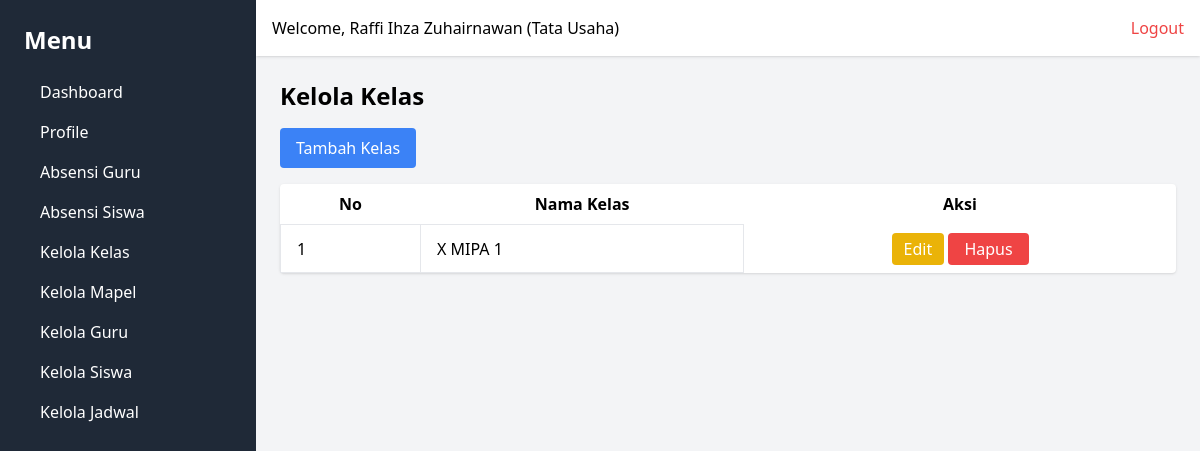
The page /kelas/ (signed in) on the database as committed earlier.
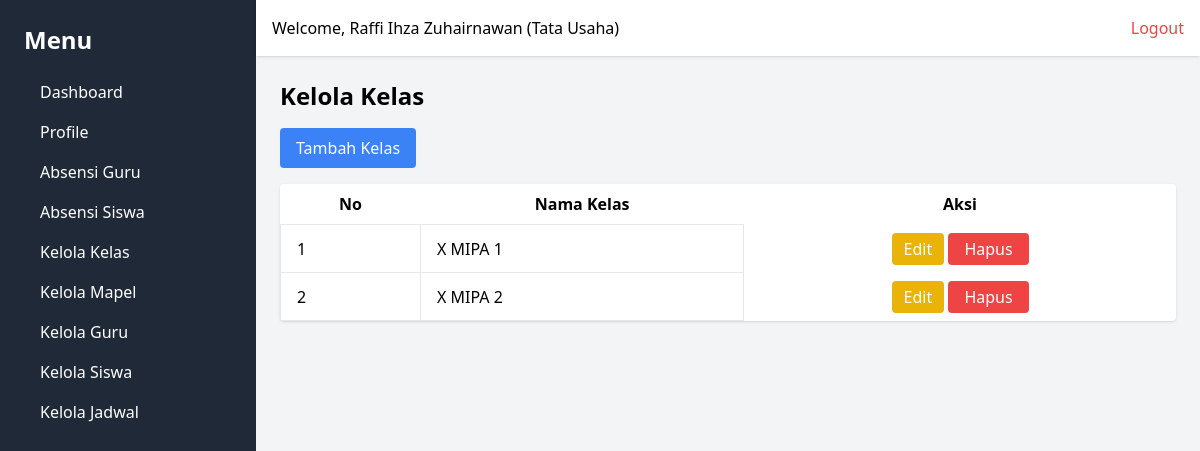
The same page on the database as committed later.
### webabsensi/models.py (models this page shows, shortened)
class Class(models.Model):
    nama_kelas = models.CharField(max_length=50, unique=True)
    created_at = models.DateTimeField(auto_now_add=True)
    updated_at = models.DateTimeField(auto_now=True)

### webabsensi/views.py (the view)
        def wrapper(request, *args, **kwargs):
            user_id = request.session.get('user_id')
            if not user_id:
                messages.error(request, 'Anda harus login terlebih dahulu.')
                return redirect('login')
            user = User.objects.get(id=request.session['user_id'])
            if user.role not in allowed_roles:
                return render(request, '403.html', {'message': 'Anda tidak memiliki izin untuk mengakses halaman ini.'})
            request.user = user  # Tambahkan user ke request agar dapat digunakan di template
            return view_func(request, *args, **kwargs)

### webabsensi/views.py (called while the page is built)
def role_required(allowed_roles):
    def decorator(view_func):
        def wrapper(request, *args, **kwargs):
            user_id = request.session.get('user_id')
            if not user_id:
                messages.error(request, 'Anda harus login terlebih dahulu.')
                return redirect('login')
            user = User.objects.get(id=request.session['user_id'])
            if user.role not in allowed_roles:
                return render(request, '403.html', {'message': 'Anda tidak memiliki izin untuk mengakses halaman ini.'})
            request.user = user  # Tambahkan user ke request agar dapat digunakan di template
            return view_func(request, *args, **kwargs)
        return wrapper
    return decorator

@role_required(['Tata Usaha', 'Kepala Sekolah'])
def manage_classes(request):
    classes = Class.objects.all()
    user = User.objects.get(id=request.session['user_id'])
    context = {
        'classes': classes,
        'user': user,
    }
    return render(request, 'classes/manage_classes.html', context)

### webabsensi/templates/classes/manage_classes.html (shortened to what this page needs)
{% extends "base.html" %}
{% block content %}
<h1 class="text-2xl font-bold mb-4">Kelola Kelas</h1>
<a href="{% url 'add_class' %}" class="bg-blue-500 text-white px-4 py-2 rounded mb-4 inline-block">Tambah Kelas</a>
<table class="table-auto w-full bg-white shadow rounded">
    <thead>
        <tr>
            <th class="px-4 py-2">No</th>
            <th class="px-4 py-2">Nama Kelas</th>
            <th class="px-4 py-2">Aksi</th>
        </tr>
    </thead>
    <tbody>
        {% for kelas in classes %}
        <tr>
            <td class="border px-4 py-2">{{ forloop.counter }}</td>
            <td class="border px-4 py-2">{{ kelas.nama_kelas }}</td>
            <td class="px-4 py-2 text-center">
                <a href="{% url 'edit_class' kelas.id %}"
                   class="bg-yellow-500 text-white px-3 py-1 rounded hover:bg-yellow-600 inline-block">
                    Edit
                </a>
                <form action="{% url 'delete_class' kelas.id %}" method="post" class="inline" id="delete-form-{{ kelas.id }}">
                    <button type="button" class="bg-red-500 text-white py-1 px-4 rounded hover:bg-red-600" onclick="confirmDelete({{ kelas.id }})">Hapus</button>
                </form>
            </td>
        </tr>
        {% empty %}
        <tr>
            <td colspan="3" class="text-center py-4">Tidak ada data kelas.</td>
        </tr>
        {% endfor %}
    </tbody>
</table>
{% endblock %}

Rows that differ between the two databases and show on the page:
added Class: nama_kelas "X MIPA 2"
